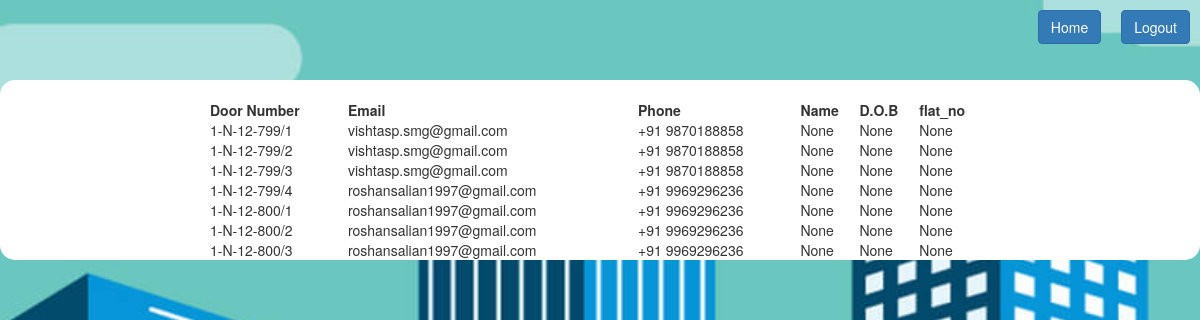
/displayFlatOwner, run on the app's committed database.
### tables this page shows
CREATE TABLE "homeOwns" (
	"aptNo"	TEXT,
	"email"	TEXT,
	"phone"	TEXT,
	"usrName"	TEXT,
	"dob"	TEXT,
	"photo"	TEXT,
	"id_photo"	TEXT,
	"father"	TEXT,
	"mother"	TEXT,
	"comm_address"	TEXT,
	"perm_address"	TEXT,
	"occupation"	TEXT,
	"occupancy"	INTEGER,
	"comm_add_proof"	TEXT,
	"perm_add_proof"	TEXT,
	"sale_deed"	TEXT,
	"flat_no"	TEXT,
	PRIMARY KEY("aptNo")
);

### script.py (the view)
@app.route('/displayFlatOwner')
def displayFlatOwner():
	conn = sqlite3.connect('data/data.db')
	cur = conn.cursor()
	cur.execute("SELECT * from homeOwns;")
	data = cur.fetchall()
	return render_template('flatOwnerInfo.html', data=data)

### script.py (called while the page is built)
@app.before_request
def before_request():
	g.user = None
	if 'user' in session:
		g.user = session['user']

### templates/flatOwnerInfo.html (shortened to what this page needs)
<!DOCTYPE html>
<html>
<head>
	<link rel="stylesheet" type="text/css" href="{{ url_for('static', filename='bootstrap.css') }}">
	<link rel="stylesheet" type="text/css" href="{{ url_for('static', filename='myStyles.css') }}">
	<link rel="stylesheet" href="https://maxcdn.bootstrapcdn.com/bootstrap/3.4.0/css/bootstrap.min.css">
</head>
<body class="bgSet">
	<a href="/logout" style="float: right; margin: 10px"><button class="btn btn-primary">Logout</button></a>
  <a href="/welcomeH" style="float: right; margin: 10px"><button class="btn btn-primary">Home</button></a>
  <br>
  <br><br><br>
  <div style="text-align:center; background-color: white; border-radius:15px;">
		<center>
			<table  width="65%" align="center;" style="margin: 0px auto;">
				<tr>
					<td><b>Door Number</b></td>
			    <td><b>Email</b></td>
			    <td><b>Phone</b></td>
					<td><b>Name</b></td>
					<td><b>D.O.B</b></td>
          <td><b>flat_no</b></td>
				<tr>
				<br>
				{% for item in data %}
				<tr>
					<td>{{item[0]}}</td>
			    <td>{{item[1]}}</td>
			    <td>{{item[2]}}</td>
					<td>{{item[3]}}</td>
					<td>{{item[4]}}</td>
          <td>{{item[16]}}</td>
				<tr>
				{% endfor %}
			</table>
		</center>
	</div>
</body>
</html>

### static/myStyles.css (style rules this page uses)
:root { --lightGrey: #DDDDDD; --maroon: #800000; --deepGreenLight: #00902080; --deepBlueLight: #00008080; --orangeLight: #FFA000A0; --pinkLight: #F4BFBEC0; --redLight: #FF000090; --lightRed: #FF3333; --lightBlue: #ADD8E6F0; --lightGreen: #90EE90F0; }
.bgSet { background-image: url('/static/images/buildings.jpg'); background-repeat: no-repeat; background-size: cover; background-attachment: fixed; }

### data on the page
homeOwns: aptNo "1-N-12-799/1", email "vishtasp.smg@gmail.com", phone "+91 9870188858", item "None"
homeOwns: aptNo "1-N-12-799/2", email "vishtasp.smg@gmail.com", phone "+91 9870188858", item "None"
homeOwns: aptNo "1-N-12-799/3", email "vishtasp.smg@gmail.com", phone "+91 9870188858", item "None"
homeOwns: aptNo "1-N-12-799/4", email "roshansalian1997@gmail.com", phone "+91 9969296236", item "None"
homeOwns: aptNo "1-N-12-800/1", email "roshansalian1997@gmail.com", phone "+91 9969296236", item "None"
homeOwns: aptNo "1-N-12-800/2", email "roshansalian1997@gmail.com", phone "+91 9969296236", item "None"
homeOwns: aptNo "1-N-12-800/3", email "roshansalian1997@gmail.com", phone "+91 9969296236", item "None"
